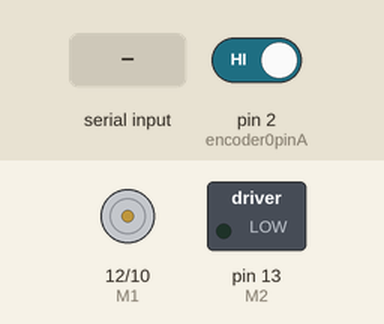
Simulated run of this sketch. Board: Arduino Uno, built with avr-gcc and run on an emulated ATmega328P. Shown: direction and speed pins drawn as motors (green arrow = direction pin HIGH = forward, orange = LOW = backward, longer = more drive), switched loads named in the sketch (green lamp = pin HIGH). The test bench sets the inputs (shaded band); at power-on: pin 2 (encoder0pinA) HIGH. What the sketch prints to the serial monitor is not drawn.

Above: at 1.2 s.
1.3 s: "90,45\n" received over Serial
At 3.5 s:
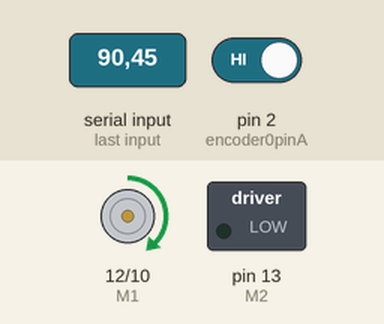
3.8 s: "30,150\n" received over Serial
At 5.5 s:
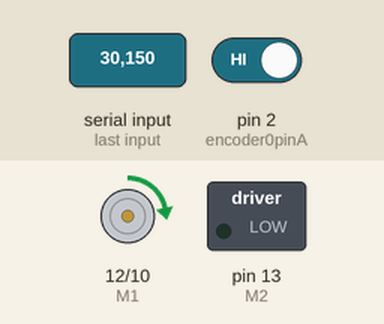
6.3 s: "200\n" received over Serial
At 8.5 s:
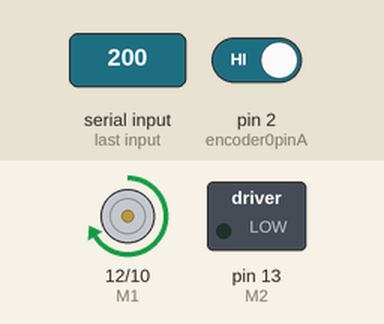
8.8 s: "90\n" received over Serial
At 10.4 s:
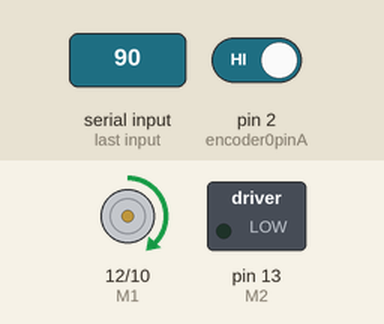
Timing chart, 0 to 11.9 s (numbered marks = the images above; inputs shaded):
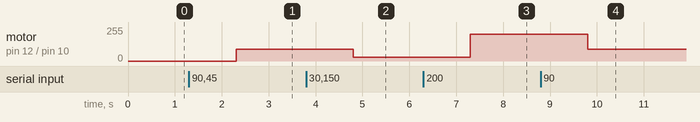

Measured:
- after the input at 1.3 s, motor on pin 12 (M1) / pin 10 (E1): stopped → forward 90/255 after 1.0 s
- after the input at 3.8 s, motor on pin 12 (M1) / pin 10 (E1): forward 90/255 → forward 30/255 after 1.0 s
- after the input at 6.3 s, motor on pin 12 (M1) / pin 10 (E1): forward 30/255 → forward 200/255 after 1.0 s
- after the input at 8.8 s, motor on pin 12 (M1) / pin 10 (E1): forward 200/255 → forward 90/255 after 1.0 s

The sketch:

vel_val.ino
```cpp
#include "en_motor.h"
#include <MsTimer2.h>

en_motor mt;


void setup(){
  MsTimer2::set(100, t_intrrupt);
  MsTimer2::start();
  Serial.begin(9600);
  }

void loop()
{
if (Serial.available() > 0)
  {
    String val = Serial.readString();
    int val2 = val.toInt();
    mt.control('A',val2);
  }
}


void t_intrrupt() {
  Serial.print("Pulse:");
  Serial.println(duration);
  duration = 0;
}
```

en_motor.cpp
```cpp
#include "en_motor.h"
#include <Arduino.h>
#include <MsTimer2.h>

int encoder0PinALast = 1;
boolean Direction = 1;
int duration = 0;


void en_motor::position(int val)
{
  if (val <= duration)
  {
    while (val <= duration)
    {
      en_motor::control('A', -100);

      Serial.print("Pulse:");
      Serial.println(duration);
    }
  }

  else if (val >= duration)
  {
    while (val>= duration)
    {
      en_motor::control('A', 100);

      Serial.print("Pulse:");
      Serial.println(duration);
    }

  }
 en_motor::control('A', 0);

}


void wheelSpeed()
{
  int Lstate = digitalRead(encoder0pinA);
  if ((encoder0PinALast == LOW) && Lstate == HIGH)
  {
    int val = digitalRead(encoder0pinB);
    if (val == LOW && Direction)
    {
      Direction = false; //Reverse
    }
    else if (val == HIGH && !Direction)
    {
      Direction = true;  //Forward
    }
  }
  encoder0PinALast = Lstate;

  if (Direction)  duration++;
  else  duration--;
}


en_motor::en_motor()
{
  Direction = true;//default -> Forward
  pinMode(encoder0pinB, INPUT_PULLUP);
  pinMode(M1, OUTPUT);
  pinMode(M2, OUTPUT);
  attachInterrupt(0, wheelSpeed, CHANGE);

}


void en_motor::control(char AB, int E)
{
  if (AB == 'A') // A이면 A모터 출력
  {
    if (E > 0) digitalWrite(M1, HIGH);
    else digitalWrite(M1, LOW);
    analogWrite(E1, abs(E));
  }
  else
  {
    if (E > 0) digitalWrite(M2, HIGH);
    else digitalWrite(M2, LOW);
    analogWrite(E2, abs(E));
  }

}

void en_motor::drive(char val)
{
  Serial.println(val);
  switch (val) {
    case 'f': //f - 전진
      control('A', V1);
      control('B', V2);
      break;
    case 'a': //a - 좌회전
      control('A' , V1);
      control('B' , 0);
      break;
    case 's': //s -  정지
      control('A' , 0);
      control('B' , 0);
      break;
    case 'c': //c- 우회전
      control('A' , 0);
      control('B' , V2);
      break;
    case 'd': //d - 후진
      control('A' , -V1);
      control('B' , -V2);
      break;
    default:
      break;
  }
}
```

en_motor.h
```cpp
#ifndef en_motor_h
#define en_motor_h

#include <Arduino.h>


#define E1 10  //  A모터속도
#define M1 12 //   A모터방향
#define E2 11 //   B모터속도
#define M2 13 //   B모터방향
#define encoder0pinA 2 //A pin -> the interrupt pin 0
#define encoder0pinB  3//B pin -> the digital pin 3

extern int encoder0PinALast;
extern boolean Direction;
extern int duration;

void wheelSpeed();

class en_motor{
  private:

  public:
    en_motor();//Initialize the module
    void en_motor::position(int val);
    void control(char dir , int E);
    void drive(char var);
    int V1 = 100;
    int V2 = 100;
};


#endif
```
